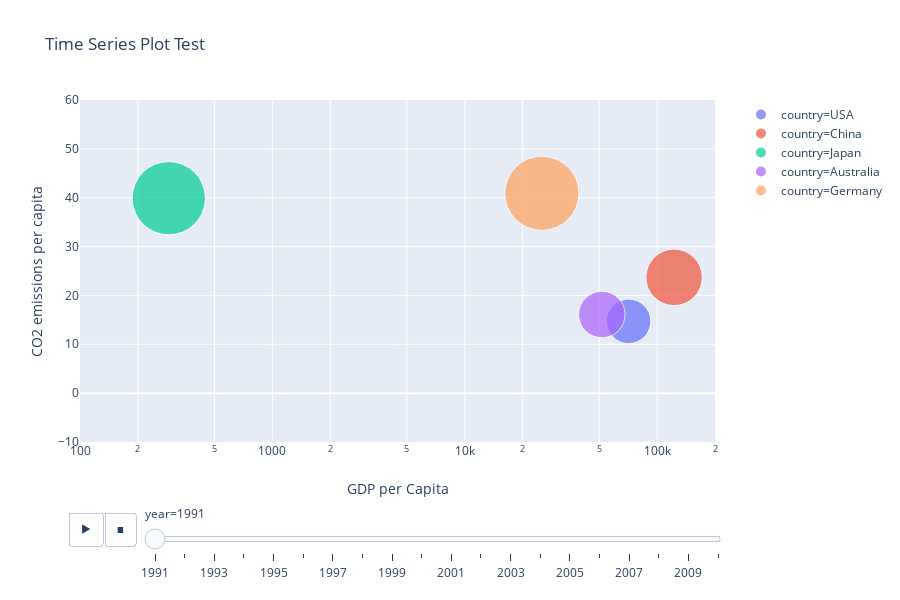

Notebook source saved alongside this figure:
### Markdown cell above
## Using `plotly.express`

### Code cell
import plotly.express as px

fig = px.scatter(df, x="gdp", y="co2", animation_frame="year", animation_group="country",
           size="co2", color="country", hover_name="country", title = 'Time Series Plot Test',
           log_x=True, size_max=55, range_x=[100,200e3], range_y=[-10,60])

fig.update_xaxes(title_text='GDP per Capita')
fig.update_yaxes(title_text='CO2 emissions per capita')

### Figure 1 — Plotly figure (JSON) as saved in the notebook; plotly's stock layout.template omitted (floating-point values rounded to 4 significant figures)
{"data": [{"hoverlabel": {"namelength": 0}, "hovertemplate": "<b>%{hovertext}</b><br><br>country=USA<br>year=1991<br>gdp=%{x}<br>co2=%{marker.size}", "hovertext": ["USA"], "ids": ["USA"], "legendgroup": "country=USA", "marker": {"color": "#636efa", "size": [14.7], "sizemode": "area", "sizeref": 0.01484, "symbol": "circle"}, "mode": "markers", "name": "country=USA", "showlegend": true, "type": "scatter", "x": [71050.0], "xaxis": "x", "y": [14.7], "yaxis": "y"}, {"hoverlabel": {"namelength": 0}, "hovertemplate": "<b>%{hovertext}</b><br><br>country=China<br>year=1991<br>gdp=%{x}<br>co2=%{marker.size}", "hovertext": ["China"], "ids": ["China"], "legendgroup": "country=China", "marker": {"color": "#EF553B", "size": [23.7], "sizemode": "area", "sizeref": 0.01484, "symbol": "circle"}, "mode": "markers", "name": "country=China", "showlegend": true, "type": "scatter", "x": [122500.0], "xaxis": "x", "y": [23.7], "yaxis": "y"}, {"hoverlabel": {"namelength": 0}, "hovertemplate": "<b>%{hovertext}</b><br><br>country=Japan<br>year=1991<br>gdp=%{x}<br>co2=%{marker.size}", "hovertext": ["Japan"], "ids": ["Japan"], "legendgroup": "country=Japan", "marker": {"color": "#00cc96", "size": [39.9], "sizemode": "area", "sizeref": 0.01484, "symbol": "circle"}, "mode": "markers", "name": "country=Japan", "showlegend": true, "type": "scatter", "x": [289.4], "xaxis": "x", "y": [39.9], "yaxis": "y"}, {"hoverlabel": {"namelength": 0}, "hovertemplate": "<b>%{hovertext}</b><br><br>country=Australia<br>year=1991<br>gdp=%{x}<br>co2=%{marker.size}", "hovertext": ["Australia"], "ids": ["Australia"], "legendgroup": "country=Australia", "marker": {"color": "#ab63fa", "size": [16.1], "sizemode": "area", "sizeref": 0.01484, "symbol": "circle"}, "mode": "markers", "name": "country=Australia", "showlegend": true, "type": "scatter", "x": [51580.0], "xaxis": "x", "y": [16.1], "yaxis": "y"}, {"hoverlabel": {"namelength": 0}, "hovertemplate": "<b>%{hovertext}</b><br><br>country=Germany<br>year=1991<br>gdp=%{x}<br>co2=%{marker.size}", "hovertext": ["Germany"], "ids": ["Germany"], "legendgroup": "country=Germany", "marker": {"color": "#FFA15A", "size": [40.9], "sizemode": "area", "sizeref": 0.01484, "symbol": "circle"}, "mode": "markers", "name": "country=Germany", "showlegend": true, "type": "scatter", "x": [25180.0], "xaxis": "x", "y": [40.9], "yaxis": "y"}], "layout": {"height": 600, "legend": {"itemsizing": "constant", "tracegroupgap": 0}, "sliders": [{"active": 0, "currentvalue": {"prefix": "year="}, "len": 0.9, "pad": {"b": 10, "t": 60}, "steps": [{"args": [["1991"], {"frame": {"duration": 0, "redraw": false}, "fromcurrent": true, "mode": "immediate", "transition": {"duration": 0, "easing": "linear"}}], "label": "1991", "method": "animate"}, {"args": [["1992"], {"frame": {"duration": 0, "redraw": false}, "fromcurrent": true, "mode": "immediate", "transition": {"duration": 0, "easing": "linear"}}], "label": "1992", "method": "animate"}, {"args": [["1993"], {"frame": {"duration": 0, "redraw": false}, "fromcurrent": true, "mode": "immediate", "transition": {"duration": 0, "easing": "linear"}}], "label": "1993", "method": "animate"}, {"args": [["1994"], {"frame": {"duration": 0, "redraw": false}, "fromcurrent": true, "mode": "immediate", "transition": {"duration": 0, "easing": "linear"}}], "label": "1994", "method": "animate"}, {"args": [["1995"], {"frame": {"duration": 0, "redraw": false}, "fromcurrent": true, "mode": "immediate", "transition": {"duration": 0, "easing": "linear"}}], "label": "1995", "method": "animate"}, {"args": [["1996"], {"frame": {"duration": 0, "redraw": false}, "fromcurrent": true, "mode": "immediate", "transition": {"duration": 0, "easing": "linear"}}], "label": "1996", "method": "animate"}, {"args": [["1997"], {"frame": {"duration": 0, "redraw": false}, "fromcurrent": true, "mode": "immediate", "transition": {"duration": 0, "easing": "linear"}}], "label": "1997", "method": "animate"}, {"args": [["1998"], {"frame": {"duration": 0, "redraw": false}, "fromcurrent": true, "mode": "immediate", "transition": {"duration": 0, "easing": "linear"}}], "label": "1998", "method": "animate"}, {"args": [["1999"], {"frame": {"duration": 0, "redraw": false}, "fromcurrent": true, "mode": "immediate", "transition": {"duration": 0, "easing": "linear"}}], "label": "1999", "method": "animate"}, {"args": [["2000"], {"frame": {"duration": 0, "redraw": false}, "fromcurrent": true, "mode": "immediate", "transition": {"duration": 0, "easing": "linear"}}], "label": "2000", "method": "animate"}, {"args": [["2001"], {"frame": {"duration": 0, "redraw": false}, "fromcurrent": true, "mode": "immediate", "transition": {"duration": 0, "easing": "linear"}}], "label": "2001", "method": "animate"}, {"args": [["2002"], {"frame": {"duration": 0, "redraw": false}, "fromcurrent": true, "mode": "immediate", "transition": {"duration": 0, "easing": "linear"}}], "label": "2002", "method": "animate"}, {"args": [["2003"], {"frame": {"duration": 0, "redraw": false}, "fromcurrent": true, "mode": "immediate", "transition": {"duration": 0, "easing": "linear"}}], "label": "2003", "method": "animate"}, {"args": [["2004"], {"frame": {"duration": 0, "redraw": false}, "fromcurrent": true, "mode": "immediate", "transition": {"duration": 0, "easing": "linear"}}], "label": "2004", "method": "animate"}, {"args": [["2005"], {"frame": {"duration": 0, "redraw": false}, "fromcurrent": true, "mode": "immediate", "transition": {"duration": 0, "easing": "linear"}}], "label": "2005", "method": "animate"}, {"args": [["2006"], {"frame": {"duration": 0, "redraw": false}, "fromcurrent": true, "mode": "immediate", "transition": {"duration": 0, "easing": "linear"}}], "label": "2006", "method": "animate"}, {"args": [["2007"], {"frame": {"duration": 0, "redraw": false}, "fromcurrent": true, "mode": "immediate", "transition": {"duration": 0, "easing": "linear"}}], "label": "2007", "method": "animate"}, {"args": [["2008"], {"frame": {"duration": 0, "redraw": false}, "fromcurrent": true, "mode": "immediate", "transition": {"duration": 0, "easing": "linear"}}], "label": "2008", "method": "animate"}, {"args": [["2009"], {"frame": {"duration": 0, "redraw": false}, "fromcurrent": true, "mode": "immediate", "transition": {"duration": 0, "easing": "linear"}}], "label": "2009", "method": "animate"}, {"args": [["2010"], {"frame": {"duration": 0, "redraw": false}, "fromcurrent": true, "mode": "immediate", "transition": {"duration": 0, "easing": "linear"}}], "label": "2010", "method": "animate"}], "x": 0.1, "xanchor": "left", "y": 0, "yanchor": "top"}], "title": {"text": "Time Series Plot Test"}, "updatemenus": [{"buttons": [{"args": [null, {"frame": {"duration": 500, "redraw": false}, "fromcurrent": true, "mode": "immediate", "transition": {"duration": 500, "easing": "linear"}}], "label": "&#9654;", "method": "animate"}, {"args": [[null], {"frame": {"duration": 0, "redraw": false}, "fromcurrent": true, "mode": "immediate", "transition": {"duration": 0, "easing": "linear"}}], "label": "&#9724;", "method": "animate"}], "direction": "left", "pad": {"r": 10, "t": 70}, "showactive": false, "type": "buttons", "x": 0.1, "xanchor": "right", "y": 0, "yanchor": "top"}], "xaxis": {"anchor": "y", "domain": [0, 0.98], "range": [2, 5.301], "title": {"text": "GDP per Capita"}, "type": "log"}, "yaxis": {"anchor": "x", "domain": [0, 1], "range": [-10, 60], "title": {"text": "CO2 emissions per capita"}}}}
